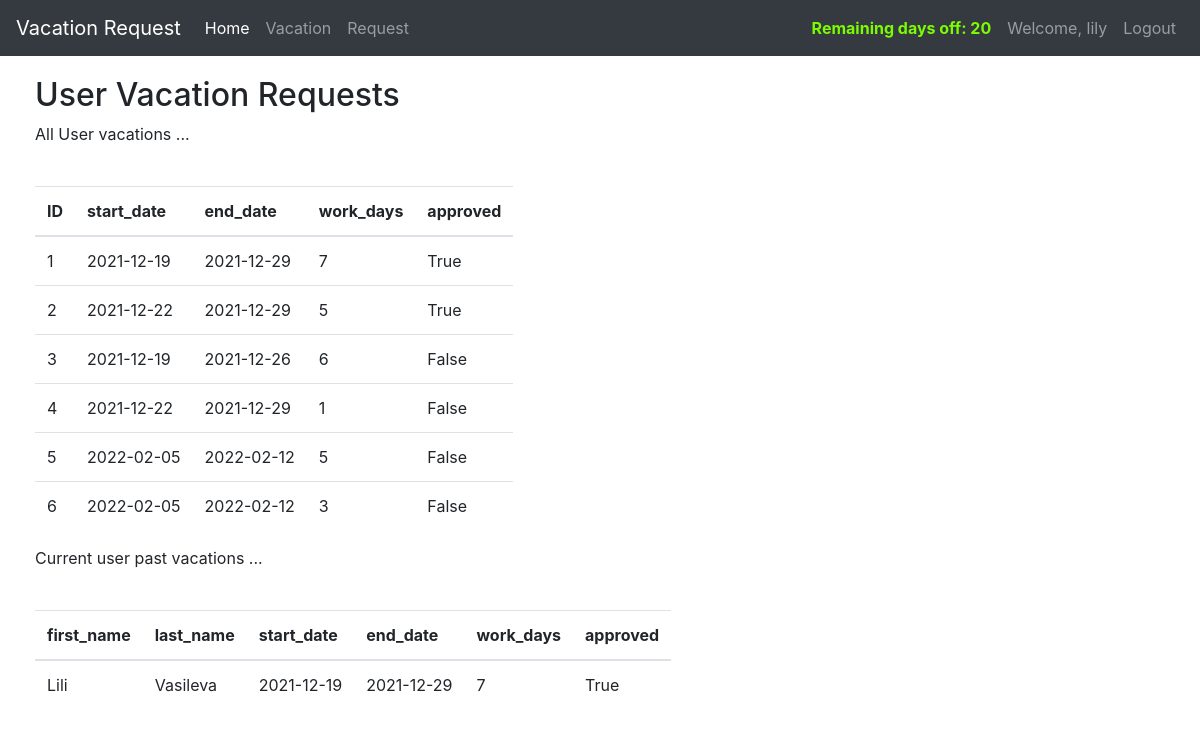
Page /vacation (signed in) on the committed database.
### market/models.py (models this page shows, shortened)
class User(db.Model, UserMixin):
    id = db.Column(db.Integer(), primary_key=True)
    username = db.Column(db.String(length=30), nullable=False, unique=True)
    first_name = db.Column(db.String(length=30), nullable=False)
    last_name = db.Column(db.String(length=30), nullable=False)
    email_address = db.Column(db.String(length=50), nullable=False, unique=True)
    password_hash = db.Column(db.String(length=60), nullable=False)
    budget = db.Column(db.Integer(), nullable=False, default=1000)
    remaining_day_off = db.Column(db.Integer(), nullable=False, default=20)
    manager_id = db.Column(db.Integer(), nullable=False, default=1)
    vacations = db.relationship('Vacation', backref='requester_user', lazy=True)
    @property
    def password(self):
        return self.password

class Vacation(db.Model):
    id = db.Column(db.Integer(), primary_key=True)
    start_date = db.Column(db.Date, default = date.today())
    end_date = db.Column(db.Date, default = date.today()+ timedelta(days = 7))
    work_days = db.Column(db.Integer(), nullable=False)
    reason = db.Column(db.String(length=1024), nullable=True)
    approved = db.Column(db.Boolean(), default=False)
    rejected = db.Column(db.Boolean(), default=False)
    deleted = db.Column(db.Boolean(), default=False)
    comments = db.Column(db.String(length=1024), nullable=True)
    requester = db.Column(db.Integer(), db.ForeignKey('user.id'))

### market/routes.py (the view)
@app.route('/vacation', methods=['GET', 'POST'])
@login_required
def vacation_page():
    if request.method == "GET":
        all_vacations = Vacation.query.all()
        past_vacations = db.session.query(User, Vacation).join(Vacation).filter_by(requester=current_user.id).all()
        return render_template('vacation.html', all_vacations =all_vacations,past_vacations=past_vacations) #

### market/models.py (called while the page is built)
@login_manager.user_loader
def load_user(user_id):
    return User.query.get(int(user_id))

### market/templates/vacation.html (shortened to what this page needs)
{% extends 'base.html' %}
{% block content %}
<div class="row" style="margin-top:20px; margin-left:20px">
   <div class="col-8">
       <h2>User Vacation Requests</h2>
       <p> All User vacations ...</p>
       <br>
      <table class="table table-hover table-responsive">
         <thead>
            <tr>
               <th scope="col">ID</th>
               <th scope="col">start_date</th>
               <th scope="col">end_date</th>
               <th scope="col">work_days</th>
               <th scope="col">approved</th>
            </tr>
         </thead>
         <tbody>
            {% for vacation in all_vacations %}
            <tr>
               <td>{{ vacation.id }}</td>
               <td>{{ vacation.start_date }}</td>
               <td>{{ vacation.end_date }}</td>
                <td>{{ vacation.work_days }}</td>
               <td>{{ vacation.approved }}</td>
            </tr>
            {% endfor %}
         </tbody>
      </table>
       <p>Current user past vacations ...</p>
       <br>
       <table class="table table-hover table-responsive">
         <thead>
            <tr>
               <th scope="col">first_name</th>
                <th scope="col">last_name</th>
               <th scope="col">start_date</th>
               <th scope="col">end_date</th>
               <th scope="col">work_days</th>
               <th scope="col">approved</th>
            </tr>
         </thead>
         <tbody>
            {% for user, vacation in past_vacations %}
            <tr>
               <td>{{ user.first_name }}</td>
                <td>{{ user.last_name }}</td>
               <td>{{ vacation.start_date }}</td>
               <td>{{ vacation.end_date }}</td>
                <td>{{ vacation.work_days }}</td>
               <td>{{ vacation.approved }}</td>
            </tr>
            {% endfor %}
         </tbody>
      </table>
   </div>
</div>
{% endblock %}

### market/templates/base.html (shortened to what this page needs)
<!doctype html>
<html lang="en">
<head>
    <link rel="stylesheet" href="https://cdn.jsdelivr.net/npm/bootstrap@4.5.3/dist/css/bootstrap.min.css"
>
</head>
<body>
<nav class="navbar navbar-expand-md navbar-dark bg-dark">
    <a class="navbar-brand" href="#">Vacation Request</a>
    <div class="collapse navbar-collapse" id="navbarNav">
        <ul class="navbar-nav mr-auto">
            <li class="nav-item active">
                <a class="nav-link" href="{{ url_for('home_page') }}">Home <span class="sr-only">(current)</span></a>
            </li>
            <li class="nav-item">
                <a class="nav-link" href="{{ url_for('vacation_page') }}">Vacation</a>
            </li>
            <li class="nav-item">
                <a class="nav-link" href="{{ url_for('vacation_request_page') }}">Request</a>
            </li>
        </ul>
        {% if current_user.is_authenticated %}
        <ul class="navbar-nav">
            <li class="nav-item">
                <a class="nav-link" style="color: lawngreen; font-weight: bold ">
               Remaining days off: {{ current_user.remaining_day_off }}
                </a>
            </li>
            <li class="nav-item">
                <a class="nav-link">Welcome, {{ current_user.username }}</a>
            </li>
            <li class="nav-item">
                <a class="nav-link" href="{{ url_for('logout_page') }}">Logout</a>
            </li>
        </ul>
        {% endif %}
    </div>
</nav>
{% block content %}
{% endblock %}
</body>
</html>

### rows in the picture
User: remaining_day_off "20", username "lily", first_name "Lili", last_name "Vasileva", start_date "2021-12-19", end_date "2021-12-29", work_days "7", approved "True"
Vacation: id "1", start_date "2021-12-19", end_date "2021-12-29", work_days "7", approved "True"
Vacation: id "2", start_date "2021-12-22", end_date "2021-12-29", work_days "5", approved "True"
Vacation: id "3", start_date "2021-12-19", end_date "2021-12-26", work_days "6", approved "False"
Vacation: id "4", start_date "2021-12-22", end_date "2021-12-29", work_days "1", approved "False"
Vacation: id "5", start_date "2022-02-05", end_date "2022-02-12", work_days "5", approved "False"
Vacation: id "6", start_date "2022-02-05", end_date "2022-02-12", work_days "3", approved "False"
